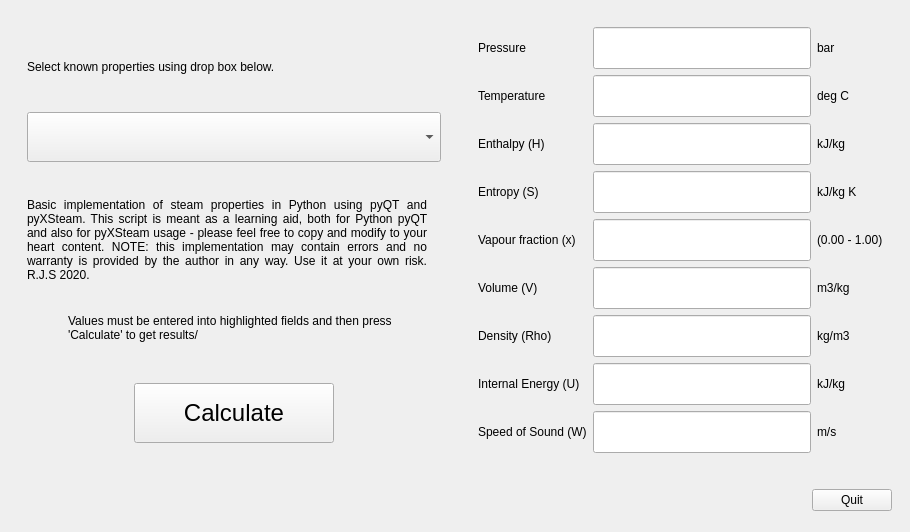
<?xml version="1.0" encoding="UTF-8"?>
<ui version="4.0">
 <class>MainWindow</class>
 <widget class="QMainWindow" name="MainWindow">
  <property name="geometry">
   <rect>
    <x>0</x>
    <y>0</y>
    <width>910</width>
    <height>532</height>
   </rect>
  </property>
  <property name="windowTitle">
   <string>MainWindow</string>
  </property>
  <widget class="QWidget" name="centralwidget">
   <layout class="QVBoxLayout" name="verticalLayout_2">
    <item>
     <widget class="QFrame" name="frame_4">
      <property name="frameShape">
       <enum>QFrame::NoFrame</enum>
      </property>
      <property name="frameShadow">
       <enum>QFrame::Raised</enum>
      </property>
      <layout class="QHBoxLayout" name="horizontalLayout">
       <item>
        <widget class="QFrame" name="frame_3">
         <property name="frameShape">
          <enum>QFrame::NoFrame</enum>
         </property>
         <property name="frameShadow">
          <enum>QFrame::Raised</enum>
         </property>
         <layout class="QVBoxLayout" name="verticalLayout">
          <item>
           <widget class="QLabel" name="label_21">
            <property name="text">
             <string>Select known properties using drop box below.</string>
            </property>
           </widget>
          </item>
          <item>
           <widget class="QComboBox" name="comboBox">
            <property name="sizePolicy">
             <sizepolicy hsizetype="Preferred" vsizetype="Fixed">
              <horstretch>0</horstretch>
              <verstretch>5</verstretch>
             </sizepolicy>
            </property>
            <property name="minimumSize">
             <size>
              <width>0</width>
              <height>50</height>
             </size>
            </property>
            <property name="font">
             <font>
              <pointsize>18</pointsize>
             </font>
            </property>
           </widget>
          </item>
          <item>
           <spacer name="verticalSpacer">
            <property name="orientation">
             <enum>Qt::Vertical</enum>
            </property>
            <property name="sizeType">
             <enum>QSizePolicy::Fixed</enum>
            </property>
            <property name="sizeHint" stdset="0">
             <size>
              <width>20</width>
              <height>30</height>
             </size>
            </property>
           </spacer>
          </item>
          <item>
           <widget class="QLabel" name="label_9">
            <property name="maximumSize">
             <size>
              <width>400</width>
              <height>16777215</height>
             </size>
            </property>
            <property name="text">
             <string>Basic implementation of steam properties in Python using pyQT and pyXSteam. This script is meant as a learning aid, both for Python pyQT and also for pyXSteam usage - please feel free to copy and modify to your heart content. NOTE: this implementation may contain errors and no warranty is provided by the author in any way. Use it at your own risk. R.J.S 2020.</string>
            </property>
            <property name="alignment">
             <set>Qt::AlignJustify|Qt::AlignTop</set>
            </property>
            <property name="wordWrap">
             <bool>true</bool>
            </property>
           </widget>
          </item>
          <item>
           <widget class="QFrame" name="frame_6">
            <property name="frameShape">
             <enum>QFrame::NoFrame</enum>
            </property>
            <property name="frameShadow">
             <enum>QFrame::Raised</enum>
            </property>
            <layout class="QHBoxLayout" name="horizontalLayout_4">
             <item>
              <widget class="QLabel" name="redlabel5_2">
               <property name="maximumSize">
                <size>
                 <width>26</width>
                 <height>26</height>
                </size>
               </property>
               <property name="text">
                <string/>
               </property>
               <property name="pixmap">
                <pixmap>red.png</pixmap>
               </property>
               <property name="scaledContents">
                <bool>true</bool>
               </property>
              </widget>
             </item>
             <item>
              <widget class="QLabel" name="label_20">
               <property name="text">
                <string>Values must be entered into highlighted fields and then press 'Calculate' to get results/</string>
               </property>
               <property name="wordWrap">
                <bool>true</bool>
               </property>
              </widget>
             </item>
            </layout>
           </widget>
          </item>
          <item>
           <widget class="QFrame" name="frame_5">
            <property name="frameShape">
             <enum>QFrame::NoFrame</enum>
            </property>
            <property name="frameShadow">
             <enum>QFrame::Raised</enum>
            </property>
            <layout class="QHBoxLayout" name="horizontalLayout_3">
             <item>
              <spacer name="horizontalSpacer_2">
               <property name="orientation">
                <enum>Qt::Horizontal</enum>
               </property>
               <property name="sizeHint" stdset="0">
                <size>
                 <width>120</width>
                 <height>20</height>
                </size>
               </property>
              </spacer>
             </item>
             <item>
              <widget class="QPushButton" name="calcButton">
               <property name="minimumSize">
                <size>
                 <width>200</width>
                 <height>60</height>
                </size>
               </property>
               <property name="font">
                <font>
                 <pointsize>18</pointsize>
                </font>
               </property>
               <property name="text">
                <string>Calculate</string>
               </property>
               <property name="autoDefault">
                <bool>true</bool>
               </property>
               <property name="default">
                <bool>false</bool>
               </property>
              </widget>
             </item>
             <item>
              <spacer name="horizontalSpacer_3">
               <property name="orientation">
                <enum>Qt::Horizontal</enum>
               </property>
               <property name="sizeHint" stdset="0">
                <size>
                 <width>120</width>
                 <height>20</height>
                </size>
               </property>
              </spacer>
             </item>
            </layout>
           </widget>
          </item>
         </layout>
        </widget>
       </item>
       <item>
        <widget class="QFrame" name="frame_2">
         <property name="frameShape">
          <enum>QFrame::NoFrame</enum>
         </property>
         <property name="frameShadow">
          <enum>QFrame::Raised</enum>
         </property>
         <layout class="QGridLayout" name="gridLayout">
          <item row="0" column="0">
           <widget class="QLabel" name="redlabel1">
            <property name="maximumSize">
             <size>
              <width>26</width>
              <height>26</height>
             </size>
            </property>
            <property name="text">
             <string/>
            </property>
            <property name="pixmap">
             <pixmap>red.png</pixmap>
            </property>
            <property name="scaledContents">
             <bool>true</bool>
            </property>
           </widget>
          </item>
          <item row="0" column="1">
           <widget class="QLabel" name="label">
            <property name="text">
             <string>Pressure</string>
            </property>
           </widget>
          </item>
          <item row="0" column="2">
           <widget class="QLineEdit" name="lineEdit1">
            <property name="font">
             <font>
              <pointsize>22</pointsize>
             </font>
            </property>
            <property name="inputMask">
             <string/>
            </property>
            <property name="maxLength">
             <number>6</number>
            </property>
            <property name="alignment">
             <set>Qt::AlignRight|Qt::AlignTrailing|Qt::AlignVCenter</set>
            </property>
           </widget>
          </item>
          <item row="0" column="3">
           <widget class="QLabel" name="label_5">
            <property name="text">
             <string>bar</string>
            </property>
           </widget>
          </item>
          <item row="1" column="0">
           <widget class="QLabel" name="redlabel2">
            <property name="maximumSize">
             <size>
              <width>26</width>
              <height>26</height>
             </size>
            </property>
            <property name="text">
             <string/>
            </property>
            <property name="pixmap">
             <pixmap>red.png</pixmap>
            </property>
            <property name="scaledContents">
             <bool>true</bool>
            </property>
           </widget>
          </item>
          <item row="1" column="1">
           <widget class="QLabel" name="label_2">
            <property name="text">
             <string>Temperature</string>
            </property>
           </widget>
          </item>
          <item row="1" column="2">
           <widget class="QLineEdit" name="lineEdit2">
            <property name="font">
             <font>
              <pointsize>22</pointsize>
             </font>
            </property>
            <property name="inputMask">
             <string/>
            </property>
            <property name="maxLength">
             <number>6</number>
            </property>
            <property name="alignment">
             <set>Qt::AlignRight|Qt::AlignTrailing|Qt::AlignVCenter</set>
            </property>
           </widget>
          </item>
          <item row="1" column="3">
           <widget class="QLabel" name="label_6">
            <property name="text">
             <string>deg C</string>
            </property>
           </widget>
          </item>
          <item row="2" column="0">
           <widget class="QLabel" name="redlabel3">
            <property name="maximumSize">
             <size>
              <width>26</width>
              <height>26</height>
             </size>
            </property>
            <property name="text">
             <string/>
            </property>
            <property name="pixmap">
             <pixmap>red.png</pixmap>
            </property>
            <property name="scaledContents">
             <bool>true</bool>
            </property>
           </widget>
          </item>
          <item row="2" column="1">
           <widget class="QLabel" name="label_3">
            <property name="text">
             <string>Enthalpy (H)</string>
            </property>
           </widget>
          </item>
          <item row="2" column="2">
           <widget class="QLineEdit" name="lineEdit3">
            <property name="font">
             <font>
              <pointsize>22</pointsize>
             </font>
            </property>
            <property name="inputMask">
             <string/>
            </property>
            <property name="maxLength">
             <number>6</number>
            </property>
            <property name="alignment">
             <set>Qt::AlignRight|Qt::AlignTrailing|Qt::AlignVCenter</set>
            </property>
           </widget>
          </item>
          <item row="2" column="3">
           <widget class="QLabel" name="label_7">
            <property name="text">
             <string>kJ/kg</string>
            </property>
           </widget>
          </item>
          <item row="3" column="0">
           <widget class="QLabel" name="redlabel4">
            <property name="maximumSize">
             <size>
              <width>26</width>
              <height>26</height>
             </size>
            </property>
            <property name="text">
             <string/>
            </property>
            <property name="pixmap">
             <pixmap>red.png</pixmap>
            </property>
            <property name="scaledContents">
             <bool>true</bool>
            </property>
           </widget>
          </item>
          <item row="3" column="1">
           <widget class="QLabel" name="label_4">
            <property name="text">
             <string>Entropy (S)</string>
            </property>
           </widget>
          </item>
          <item row="3" column="2">
           <widget class="QLineEdit" name="lineEdit4">
            <property name="font">
             <font>
              <pointsize>22</pointsize>
             </font>
            </property>
            <property name="inputMask">
             <string/>
            </property>
            <property name="maxLength">
             <number>6</number>
            </property>
            <property name="alignment">
             <set>Qt::AlignRight|Qt::AlignTrailing|Qt::AlignVCenter</set>
            </property>
           </widget>
          </item>
          <item row="3" column="3">
           <widget class="QLabel" name="label_8">
            <property name="text">
             <string>kJ/kg K</string>
            </property>
           </widget>
          </item>
          <item row="4" column="0">
           <widget class="QLabel" name="redlabel5">
            <property name="maximumSize">
             <size>
              <width>26</width>
              <height>26</height>
             </size>
            </property>
            <property name="text">
             <string/>
            </property>
            <property name="pixmap">
             <pixmap>red.png</pixmap>
            </property>
            <property name="scaledContents">
             <bool>true</bool>
            </property>
           </widget>
          </item>
          <item row="4" column="1">
           <widget class="QLabel" name="label_10">
            <property name="text">
             <string>Vapour fraction (x)</string>
            </property>
           </widget>
          </item>
          <item row="4" column="2">
           <widget class="QLineEdit" name="lineEdit5">
            <property name="font">
             <font>
              <pointsize>22</pointsize>
             </font>
            </property>
            <property name="inputMask">
             <string/>
            </property>
            <property name="maxLength">
             <number>4</number>
            </property>
            <property name="alignment">
             <set>Qt::AlignRight|Qt::AlignTrailing|Qt::AlignVCenter</set>
            </property>
           </widget>
          </item>
          <item row="4" column="3">
           <widget class="QLabel" name="label_11">
            <property name="text">
             <string>(0.00 - 1.00)</string>
            </property>
           </widget>
          </item>
          <item row="5" column="0">
           <widget class="QLabel" name="redlabel6">
            <property name="maximumSize">
             <size>
              <width>26</width>
              <height>26</height>
             </size>
            </property>
            <property name="text">
             <string/>
            </property>
            <property name="pixmap">
             <pixmap>red.png</pixmap>
            </property>
            <property name="scaledContents">
             <bool>true</bool>
            </property>
           </widget>
          </item>
          <item row="5" column="1">
           <widget class="QLabel" name="label_12">
            <property name="text">
             <string>Volume (V)</string>
            </property>
           </widget>
          </item>
          <item row="5" column="2">
           <widget class="QLineEdit" name="lineEdit6">
            <property name="font">
             <font>
              <pointsize>22</pointsize>
             </font>
            </property>
            <property name="inputMask">
             <string/>
            </property>
            <property name="maxLength">
             <number>6</number>
            </property>
            <property name="alignment">
             <set>Qt::AlignRight|Qt::AlignTrailing|Qt::AlignVCenter</set>
            </property>
           </widget>
          </item>
          <item row="5" column="3">
           <widget class="QLabel" name="label_16">
            <property name="text">
             <string>m3/kg</string>
            </property>
           </widget>
          </item>
          <item row="6" column="0">
           <widget class="QLabel" name="redlabel7">
            <property name="maximumSize">
             <size>
              <width>26</width>
              <height>26</height>
             </size>
            </property>
            <property name="text">
             <string/>
            </property>
            <property name="pixmap">
             <pixmap>red.png</pixmap>
            </property>
            <property name="scaledContents">
             <bool>true</bool>
            </property>
           </widget>
          </item>
          <item row="6" column="1">
           <widget class="QLabel" name="label_13">
            <property name="text">
             <string>Density (Rho)</string>
            </property>
           </widget>
          </item>
          <item row="6" column="2">
           <widget class="QLineEdit" name="lineEdit7">
            <property name="font">
             <font>
              <pointsize>22</pointsize>
             </font>
            </property>
            <property name="inputMask">
             <string/>
            </property>
            <property name="maxLength">
             <number>6</number>
            </property>
            <property name="alignment">
             <set>Qt::AlignRight|Qt::AlignTrailing|Qt::AlignVCenter</set>
            </property>
           </widget>
          </item>
          <item row="6" column="3">
           <widget class="QLabel" name="label_17">
            <property name="text">
             <string>kg/m3</string>
            </property>
           </widget>
          </item>
          <item row="7" column="0">
           <widget class="QLabel" name="redlabel8">
            <property name="maximumSize">
             <size>
              <width>26</width>
              <height>26</height>
             </size>
            </property>
            <property name="text">
             <string/>
            </property>
            <property name="pixmap">
             <pixmap>red.png</pixmap>
            </property>
            <property name="scaledContents">
             <bool>true</bool>
            </property>
           </widget>
          </item>
          <item row="7" column="1">
           <widget class="QLabel" name="label_14">
            <property name="text">
             <string>Internal Energy (U)</string>
            </property>
           </widget>
          </item>
          <item row="7" column="2">
           <widget class="QLineEdit" name="lineEdit8">
            <property name="font">
             <font>
              <pointsize>22</pointsize>
             </font>
            </property>
            <property name="inputMask">
             <string/>
            </property>
            <property name="maxLength">
             <number>6</number>
            </property>
            <property name="alignment">
             <set>Qt::AlignRight|Qt::AlignTrailing|Qt::AlignVCenter</set>
            </property>
           </widget>
          </item>
          <item row="7" column="3">
           <widget class="QLabel" name="label_18">
            <property name="text">
             <string>kJ/kg</string>
            </property>
           </widget>
          </item>
          <item row="8" column="0">
           <widget class="QLabel" name="redlabel9">
            <property name="maximumSize">
             <size>
              <width>26</width>
              <height>26</height>
             </size>
            </property>
            <property name="text">
             <string/>
            </property>
            <property name="pixmap">
             <pixmap>red.png</pixmap>
            </property>
            <property name="scaledContents">
             <bool>true</bool>
            </property>
           </widget>
          </item>
          <item row="8" column="1">
           <widget class="QLabel" name="label_15">
            <property name="text">
             <string>Speed of Sound (W)</string>
            </property>
           </widget>
          </item>
          <item row="8" column="2">
           <widget class="QLineEdit" name="lineEdit9">
            <property name="font">
             <font>
              <pointsize>22</pointsize>
             </font>
            </property>
            <property name="inputMask">
             <string/>
            </property>
            <property name="maxLength">
             <number>6</number>
            </property>
            <property name="alignment">
             <set>Qt::AlignRight|Qt::AlignTrailing|Qt::AlignVCenter</set>
            </property>
           </widget>
          </item>
          <item row="8" column="3">
           <widget class="QLabel" name="label_19">
            <property name="text">
             <string>m/s</string>
            </property>
           </widget>
          </item>
         </layout>
        </widget>
       </item>
      </layout>
     </widget>
    </item>
    <item>
     <widget class="QFrame" name="frame">
      <property name="frameShape">
       <enum>QFrame::NoFrame</enum>
      </property>
      <property name="frameShadow">
       <enum>QFrame::Raised</enum>
      </property>
      <layout class="QHBoxLayout" name="horizontalLayout_2">
       <item>
        <spacer name="horizontalSpacer">
         <property name="orientation">
          <enum>Qt::Horizontal</enum>
         </property>
         <property name="sizeHint" stdset="0">
          <size>
           <width>789</width>
           <height>20</height>
          </size>
         </property>
        </spacer>
       </item>
       <item>
        <widget class="QPushButton" name="quitButton">
         <property name="text">
          <string>Quit</string>
         </property>
        </widget>
       </item>
      </layout>
     </widget>
    </item>
   </layout>
  </widget>
 </widget>
 <resources/>
 <connections/>
</ui>
